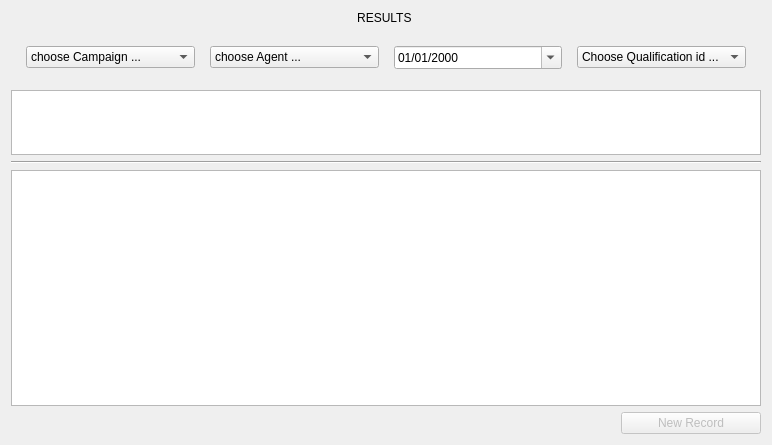
<?xml version="1.0" encoding="UTF-8"?>
<ui version="4.0">
 <class>Form</class>
 <widget class="QWidget" name="Form">
  <property name="geometry">
   <rect>
    <x>0</x>
    <y>0</y>
    <width>772</width>
    <height>445</height>
   </rect>
  </property>
  <property name="windowTitle">
   <string>Form</string>
  </property>
  <layout class="QVBoxLayout" name="verticalLayout_2">
   <item>
    <widget class="QLabel" name="label">
     <property name="text">
      <string>RESULTS </string>
     </property>
     <property name="alignment">
      <set>Qt::AlignCenter</set>
     </property>
    </widget>
   </item>
   <item>
    <layout class="QVBoxLayout" name="verticalLayout">
     <item>
      <layout class="QHBoxLayout" name="horizontalLayout">
       <property name="spacing">
        <number>15</number>
       </property>
       <property name="leftMargin">
        <number>15</number>
       </property>
       <property name="topMargin">
        <number>15</number>
       </property>
       <property name="rightMargin">
        <number>15</number>
       </property>
       <property name="bottomMargin">
        <number>15</number>
       </property>
       <item>
        <widget class="QComboBox" name="cm">
         <item>
          <property name="text">
           <string>choose Campaign ...</string>
          </property>
         </item>
        </widget>
       </item>
       <item>
        <widget class="QComboBox" name="ag">
         <item>
          <property name="text">
           <string>choose Agent ...</string>
          </property>
         </item>
        </widget>
       </item>
       <item>
        <widget class="QDateEdit" name="dateEdit">
         <property name="displayFormat">
          <string>dd/MM/yyyy</string>
         </property>
         <property name="calendarPopup">
          <bool>true</bool>
         </property>
        </widget>
       </item>
       <item>
        <widget class="QComboBox" name="qlfs">
         <item>
          <property name="text">
           <string>Choose Qualification id ...</string>
          </property>
         </item>
        </widget>
       </item>
      </layout>
     </item>
     <item>
      <layout class="QVBoxLayout" name="verticalLayout_3">
       <item>
        <layout class="QVBoxLayout" name="verticalLayout_4">
         <item>
          <widget class="QTableWidget" name="tableWidget_2">
           <property name="maximumSize">
            <size>
             <width>16777215</width>
             <height>65</height>
            </size>
           </property>
           <attribute name="verticalHeaderVisible">
            <bool>false</bool>
           </attribute>
          </widget>
         </item>
         <item>
          <widget class="Line" name="line">
           <property name="orientation">
            <enum>Qt::Horizontal</enum>
           </property>
          </widget>
         </item>
        </layout>
       </item>
       <item>
        <widget class="QTableWidget" name="tableWidget">
         <attribute name="verticalHeaderVisible">
          <bool>false</bool>
         </attribute>
        </widget>
       </item>
      </layout>
     </item>
    </layout>
   </item>
   <item>
    <layout class="QHBoxLayout" name="horizontalLayout_2">
     <item>
      <spacer name="horizontalSpacer">
       <property name="orientation">
        <enum>Qt::Horizontal</enum>
       </property>
       <property name="sizeHint" stdset="0">
        <size>
         <width>40</width>
         <height>20</height>
        </size>
       </property>
      </spacer>
     </item>
     <item>
      <widget class="QPushButton" name="newR">
       <property name="enabled">
        <bool>false</bool>
       </property>
       <property name="minimumSize">
        <size>
         <width>140</width>
         <height>0</height>
        </size>
       </property>
       <property name="text">
        <string>New Record</string>
       </property>
      </widget>
     </item>
    </layout>
   </item>
  </layout>
 </widget>
 <resources/>
 <connections/>
</ui>
